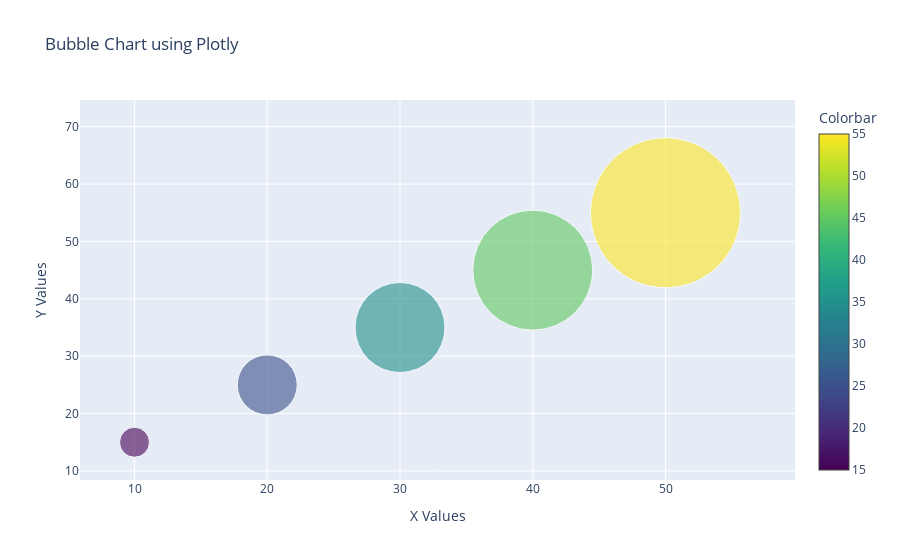

Notebook code for this chart:
### Markdown cell above
## 13. Bubble Chart

### Code cell
# Import required libraries
import plotly.graph_objects as go

# Sample data
data = {
    'X': [10, 20, 30, 40, 50],
    'Y': [15, 25, 35, 45, 55],
    'Size': [30, 60, 90, 120, 150],  # Determines the size of bubbles
    'Labels': ['A', 'B', 'C', 'D', 'E']
}

# Creating the bubble chart
fig = go.Figure(data=go.Scatter(
    x=data['X'],
    y=data['Y'],
    mode='markers',
    text=data['Labels'],
    marker=dict(
        size=data['Size'],
        sizemode='diameter',  # 'diameter' ensures that the size values correspond to the diameter of the bubbles
        opacity=0.6,
        color=data['Y'],  # Coloring the bubbles based on Y values
        colorscale='Viridis',
        colorbar=dict(title='Colorbar')
    )
))

# Setting the layout for the plot
fig.update_layout(
    title='Bubble Chart using Plotly',
    xaxis_title='X Values',
    yaxis_title='Y Values',
    showlegend=False
)

# Display the plot
fig.show()

# Save the plot to an HTML file
fig.write_html("../output/plots/bubble_chart_plotly.html")

# save png file with 300 dpi
fig.write_image("../output/plots/bubble_chart_plotly.png", scale=3)

### Figure 1 — Plotly figure (JSON) as saved in the notebook; plotly's stock layout.template omitted (floating-point values rounded to 4 significant figures)
{"data": [{"marker": {"color": [15, 25, 35, 45, 55], "colorbar": {"title": {"text": "Colorbar"}}, "colorscale": [[0, "#440154"], [0.1111, "#482878"], [0.2222, "#3e4989"], [0.3333, "#31688e"], [0.4444, "#26828e"], [0.5556, "#1f9e89"], [0.6667, "#35b779"], [0.7778, "#6ece58"], [0.8889, "#b5de2b"], [1, "#fde725"]], "opacity": 0.6, "size": [30, 60, 90, 120, 150], "sizemode": "diameter"}, "mode": "markers", "text": ["A", "B", "C", "D", "E"], "type": "scatter", "x": [10, 20, 30, 40, 50], "y": [15, 25, 35, 45, 55]}], "layout": {"showlegend": false, "title": {"text": "Bubble Chart using Plotly"}, "xaxis": {"title": {"text": "X Values"}}, "yaxis": {"title": {"text": "Y Values"}}}}
